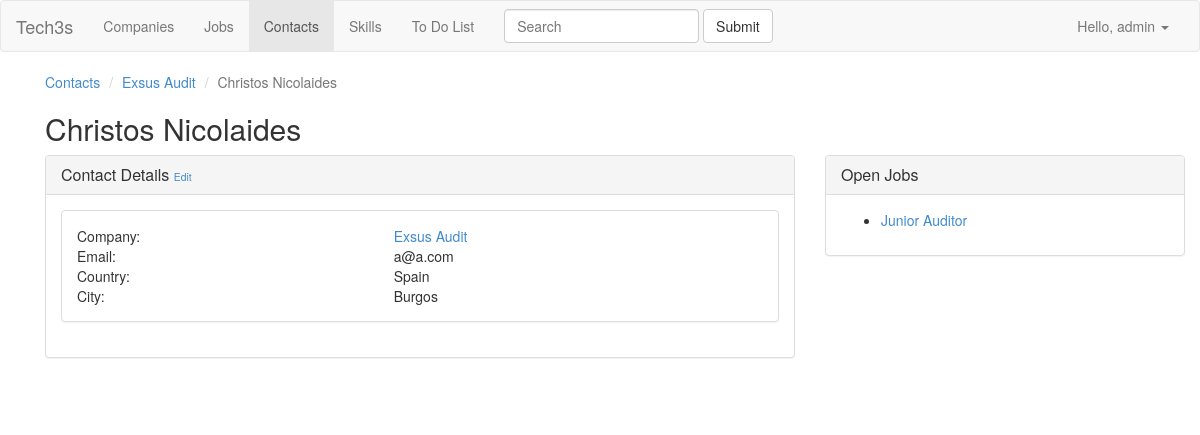
The page /contacts/exsus-audit/christos-nicolaides/ (signed in) on the database its author committed.
### crm/models.py (models this page shows, shortened)
class Contact(models.Model):
    first_name = models.CharField(max_length=100)
    last_name = models.CharField(max_length=100, db_index=True)
    title = models.CharField(max_length=100, blank=True)
    email = models.EmailField(max_length=250, db_index=True)
    phone = models.CharField(max_length=25, blank=True)
    mobile = models.CharField(max_length=25, blank=True)
    address = models.CharField(max_length=100, blank=True)
    zip_code = models.CharField(max_length=10, blank=True)
    slug = models.SlugField(max_length=250, unique=True, blank=True)
    is_primary_contact = models.BooleanField(default=False)
    timestamp = models.DateTimeField(auto_now_add=True, db_index=True)
    company = models.ForeignKey(Company, related_name='contacts')
    city = models.ForeignKey(City, related_name='contacts')
    created_by = models.ForeignKey(
        settings.AUTH_USER_MODEL, related_name='contacts',
        db_index=True)
    class Meta:
        ordering = ('-is_primary_contact',)
    def get_update_url(self):
        return reverse(
            'crm_contact_update',
            kwargs={
                'company_slug': self.company.slug,
                'contact_slug': self.slug,
            })
    def get_full_name(self):
        return '{} {}'.format(self.first_name, self.last_name)

class Company(models.Model):
    STATUS_CHOICES = (
        ('contacted', 'Contacted'),
        ('accepted', 'Accepted'),
        ('declined', 'Declined'),
        ('n/a', 'N/A'),
    )
    name = models.CharField(max_length=100, db_index=True)
    legal_name = models.CharField(max_length=100, blank=True)
    cif = models.CharField(max_length=25, blank=True)
    website = models.URLField(blank=True)
    description = models.TextField(blank=True)
    address = models.CharField(max_length=100, blank=True)
    zip_code = models.CharField(max_length=10, blank=True)
    slug = models.SlugField(max_length=250, unique=True, blank=True)
    official_company = models.BooleanField(
        default=True,
        help_text='Official company in Nubelo, in case of duplicates',
        blank=True)
    fee = models.CharField(max_length=25, blank=True)
    nubelo_id = models.IntegerField(null=True, blank=True)
    nubelo_url = models.URLField(max_length=250, blank=True)
    status = models.CharField(max_length=15, choices=STATUS_CHOICES)
    updated = models.DateTimeField(auto_now=True)
    timestamp = models.DateTimeField(auto_now_add=True, db_index=True)
    city = models.ForeignKey(City, related_name='companies')
    industry = models.ForeignKey(Industry, related_name='companies')
    skills = models.ManyToManyField(Skill, related_name='companies')
    created_by = models.ForeignKey(
        settings.AUTH_USER_MODEL, related_name='created_companies',
        db_index=True)
    owner = models.ForeignKey(
        settings.AUTH_USER_MODEL, related_name='owned_companies')
    assigned_to = models.ForeignKey(
        settings.AUTH_USER_MODEL, related_name='assigned_companies')
    class Meta:
        ordering = ('-timestamp',)
        verbose_name_plural = "companies"
    def get_absolute_url(self):
        return reverse('crm_company_detail', kwargs={'slug': self.slug})
    def __str__(self):
        return self.name

class City(models.Model):
    geonameid = models.IntegerField(primary_key=True)
    name = models.CharField(max_length=100, db_index=True)
    latitude = models.DecimalField(max_digits=9, decimal_places=6)
    longitude = models.DecimalField(max_digits=9, decimal_places=6)
    feature_code = models.CharField(max_length=15)
    country = models.ForeignKey(Country, related_name='cities')
    population = models.IntegerField(default=0)
    class Meta:
        ordering = ('name', 'country')
        verbose_name_plural = 'cities'
    def __str__(self):
        return '{}'.format(self.name)

class Country(models.Model):
    country_code = models.CharField(max_length=2, primary_key=True)
    name = models.CharField(max_length=100)
    class Meta:
        verbose_name_plural = 'countries'
    def __str__(self):
        return self.name

class Job(models.Model):
    JOB_TYPE_CHOICES = (
        ('employee', 'Employee'),
        ('freelance', 'Freelance'),
    )
    STATUS_CHOICES = (
        ('open', 'Open'),
        ('won', 'Won'),
        ('lost', 'Lost'),
        ('canceled_by_client', 'Canceled by Client'),
    )
    title = models.CharField(max_length=250, db_index=True)
    description = models.TextField()
    zip_code = models.CharField(max_length=10, blank=True)
    num_vacancies = models.IntegerField(default=1)
    job_type = models.CharField(max_length=15, choices=JOB_TYPE_CHOICES)
    salary = models.DecimalField(max_digits=10, decimal_places=2)
    fee = models.CharField(max_length=25, blank=True)
    total_income = models.DecimalField(
        max_digits=10, decimal_places=2, null=True, blank=True)
    document = models.FileField(
        upload_to='uploads/docs/jobs/%Y/%m/%d/', blank=True)
    slug = models.SlugField(max_length=250, unique=True)
    timestamp = models.DateTimeField(auto_now_add=True, db_index=True)
    nubelo_id = models.IntegerField(null=True, blank=True)
    nubelo_url = models.URLField(max_length=250, blank=True)
    company = models.ForeignKey(Company, related_name='jobs')
    skills = models.ManyToManyField(Skill, related_name='jobs')
    city = models.ForeignKey(City, related_name='jobs')
    created_by = models.ForeignKey(
        settings.AUTH_USER_MODEL, related_name='created_jobs',
        db_index=True)
    assigned_to = models.ForeignKey(
        settings.AUTH_USER_MODEL, related_name='assigned_jobs')
    class Meta:
        ordering = ('-timestamp',)
    def get_absolute_url(self):
        return reverse(
            'crm_job_detail',
            kwargs={
                'company_slug': self.company.slug,
                'job_slug': self.slug,
            })

### crm/views.py (the view)
@class_login_required
class ContactDetail(InjectCompanyContextMixin, ContactGetObjectMixin, DetailView):
    model = Contact
    slug_url_kwarg = 'contact_slug'

### crm/utils.py (called while the page is built)
    def get_context_data(self, **kwargs):
        if hasattr(self, 'company'):
            context = {self.company_context_object_name: self.company}
        else:
            company_slug = self.kwargs.get(self.company_slug_url_kwarg)
            company = get_object_or_404(Company, slug__iexact=company_slug)
            context = {
                self.company_context_object_name: company,
                self.company_context_object_assigned_to: company.assigned_to,
                self.company_context_object_fee: company.fee,
                self.company_context_object_city: company.city,
            }
        context.update(kwargs)
        return super().get_context_data(**context)

    def get_object(self, queryset=None):
        company_slug = self.kwargs.get(self.company_slug_url_kwarg)
        contact_slug = self.kwargs.get(self.slug_url_kwarg)
        return get_object_or_404(
            Contact,
            slug__iexact=contact_slug,
            company__slug__iexact=company_slug)

### crm/templates/crm/contact_detail.html (shortened to what this page needs)
{% extends "crm/base_crm.html" %}
{% block content %}
  <article>
    <div class="row">
      <div class="col-md-8">
        <ol class="breadcrumb">
          <li><a href="{% url 'crm_contact_list' %}">Contacts</a></li>
          <li><a href="{{ contact.company.get_absolute_url }}">{{ contact.company.name }}</a></li>
          <li class="active">{{ contact.get_full_name }}</li>
        </ol>
        <h2>{{ contact.get_full_name }}</h2>
      </div>
    </div>
    <div class="row">
      <div class="col-md-8">
        <section>
          <div class="panel panel-default">
              <div class="panel-heading">
                <h3 class="panel-title">
                  Contact Details
                  {% if request.user.is_superuser %}
                  <span class="small"><a href="{{ contact.get_update_url }}">Edit</a></span>
                  {% endif %}
                </h3>
              </div>
              <div class="panel-body">
                <div class="panel panel-default">
                  <div class="panel-body">
                    <table>
                      <tr>
                        <td>Company:</td>
                        <td><a href="{{ contact.company.get_absolute_url }}">{{ contact.company }}</a></td>
                      </tr>
                      <tr>
                        <td>Email:</td>
                        <td>{{ contact.email }}</td>
                      </tr>
                      <tr>
                        <td>Country:</td>
                        <td>{{ contact.city.country }}</td>
                      </tr>
                      <tr>
                        <td>City:</td>
                        <td>{{ contact.city }}</td>
                      </tr>
                    </table>
                  </div>
                </div>
              </div>
            </div>
        </section>
      </div>
      <div class="col-md-4">
        <section>
          <div class="panel panel-default">
            <div class="panel-heading">
              <h3 class="panel-title">
                Open Jobs
              </h3>
            </div>
            <div class="panel-body">
              <ul>
                {% for job in contact.company.jobs.all %}
                  <li>
                    <a href="{{ job.get_absolute_url }}">{{ job.title }}</a>
                  </li>
                {% empty %}
                    <li>There are no jobs for this company.</li>
                {% endfor %}
              </ul>
            </div>
          </div>
        </section>
      </div>
    </div>
  </article>
{% endblock %}

### templates/base.html (shortened to what this page needs)
{% load staticfiles %}
<!DOCTYPE html>
<html lang="en">
<head>
  <link rel="stylesheet" type="text/css" href="{% static 'site/css/bootstrap.css' %}">
  <link rel="stylesheet" type="text/css" href="{% static 'site/css/style.css' %}">
</head>
<body>
    <header>
      <nav class="navbar navbar-default">
        <div class="container-fluid">
          <div class="navbar-header">
            <a class="navbar-brand" href="/">Tech3s</a>
          </div>
          {% if user.is_authenticated %}
          <div class="collapse navbar-collapse" id="bs-example-navbar-collapse-1">
            <ul class="nav navbar-nav">
              <li class="{% if '/companies/' in request.path %} active {% endif %}">
                <a href="{% url 'crm_company_list' %}">Companies <span class="sr-only">(current)</span></a>
              </li>
              <li class="{% if '/jobs/' in request.path %} active {% endif %}">
                <a href="{% url 'crm_job_list' %}">Jobs</a>
              </li>
              <li class="{% if '/contacts/' in request.path %} active {% endif %}">
                <a href="{% url 'crm_contact_list' %}">Contacts</a>
              </li>
              <li class="{% if '/skills/' in request.path %} active {% endif %}">
                <a href="{% url 'crm_skill_list' %}">Skills</a>
              </li>
              <li class="{% if '/to-do-list/' in request.path %} active {% endif %}">
                <a href="{% url 'crm_company_action_to_do_list' %}">To Do List</a>
              </li>
            </ul>
            <form class="navbar-form navbar-left" role="search">
              <div class="form-group">
                <input type="text" class="form-control" placeholder="Search">
              </div>
              <button type="submit" class="btn btn-default">Submit</button>
            </form>
            <ul class="nav navbar-nav navbar-right">
              <li class="dropdown">
                <a href="#" class="dropdown-toggle" data-toggle="dropdown" role="button" aria-haspopup="true" aria-expanded="false">Hello, {{ user.username }} <span class="caret"></span></a>
              </li>
            </ul>
          </div>
          {% endif %}
        </div>
      </nav>
    </header>
      <div class="container">
      <div class="container">
        <main>
        {% block content %}{% endblock %}
      </main>
      </div>
      <footer>
      </footer>
    </div>
</body>
</html>

### static/site/css/style.css (style rules this page uses)
.breadcrumb { background-color: white; padding: 0; }
table { width: 100%; }
footer { padding-top: 30px; }

### rows shown on the page
Contact: company.name "Exsus Audit", get_full_name "Christos Nicolaides", company "Exsus Audit", email "a@a.com", city.country "Spain", city "Burgos"
Job: title "Junior Auditor"

### other values the page prints
{{ user.username }} "admin"
